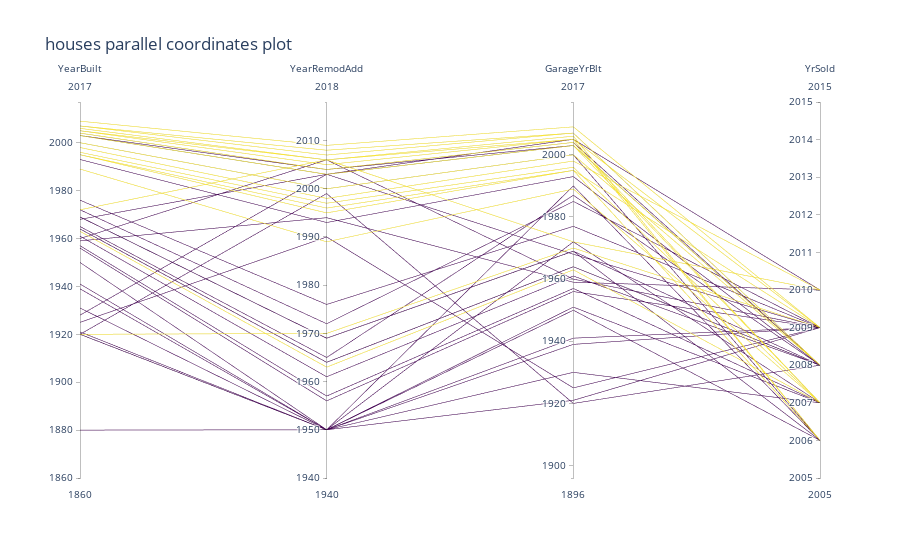

Notebook code cell kept with this figure:
### Code cell
import plotly as py
import plotly.graph_objs as go
py.offline.init_notebook_mode(connected=True) 

df_data.loc[df_data['SalePrice'] > df_data.SalePrice.mean(), 'type'] = 2
df_data.loc[df_data['SalePrice'] <= df_data.SalePrice.mean(), 'type'] = 1
df_year = df_data.sample(50)[['YearBuilt','YearRemodAdd','GarageYrBlt','YrSold','type']].dropna()

py.offline.iplot({
    "data": [go.Parcoords(
        line = dict(color = df_year['type'],
                   colorscale = [[0,'#D7C16B'],[0.5,'#23D8C3'],]),
        dimensions = list([
            dict(range = [1860,2017],
                label = 'YearBuilt', values = df_year['YearBuilt']),
            dict(range = [1940,2018],
                label = 'YearRemodAdd', values = df_year['YearRemodAdd']),
            dict(range = [1896,2017],
                label = 'GarageYrBlt', values = df_year['GarageYrBlt']),
            dict(range = [2005,2015],
                label = 'YrSold', values = df_year['YrSold'])
        ])
    )],
    "layout": go.Layout(title='houses parallel coordinates plot')
})
plt.show()

### Figure 1 — Plotly figure (JSON) as saved in the notebook; plotly's stock layout.template omitted (floating-point values rounded to 4 significant figures)
{"data": [{"dimensions": [{"label": "YearBuilt", "range": [1860, 2017], "values": [1972, 1989, 1961, 2007, 1972, 1928, 2004, 2003, 2003, 2000, 2006, 1995, 1964, 1957, 1921, 1941, 1920, 2009, 1960, 1995, 2000, 1963, 1931, 1968, 1959, 2005, 1964, 1969, 1920, 1969, 1925, 2003, 1950, 1880, 1998, 1956, 2004, 1939, 1996, 2005, 2007, 1920, 1976, 1920, 1993, 2003, 1965]}, {"label": "YearRemodAdd", "range": [1940, 2018], "values": [2006, 1989, 1961, 2007, 1972, 2003, 2004, 2003, 2003, 2000, 2006, 1995, 1964, 1957, 1950, 1950, 1970, 2009, 2006, 1996, 2000, 1963, 1950, 2003, 1994, 2006, 1964, 1969, 1999, 1969, 1990, 2004, 1950, 1950, 1998, 1956, 2004, 1950, 1997, 2005, 2008, 1950, 1976, 1950, 1993, 2003, 1965]}, {"label": "GarageYrBlt", "range": [1896, 2017], "values": [1972, 1989, 1961, 2007, 1985, 2005, 2004, 2003, 2003, 2000, 2006, 1995, 1964, 1957, 1921, 1941, 1970, 2009, 1960, 1995, 2000, 1963, 1951, 1968, 1959, 2005, 1964, 1969, 1920, 1969, 1925, 2003, 1950, 1930, 1998, 1956, 2004, 1939, 1996, 2005, 2007, 1972, 1977, 1990, 1993, 2003, 1987]}, {"label": "YrSold", "range": [2005, 2015], "values": [2010, 2007, 2008, 2008, 2009, 2010, 2008, 2008, 2008, 2006, 2006, 2009, 2008, 2007, 2009, 2009, 2009, 2009, 2009, 2006, 2008, 2007, 2007, 2009, 2010, 2006, 2008, 2008, 2008, 2006, 2009, 2008, 2006, 2007, 2010, 2009, 2007, 2009, 2007, 2009, 2008, 2007, 2009, 2006, 2008, 2007, 2008]}], "line": {"color": [2, 2, 1, 2, 1, 1, 1, 1, 2, 1, 2, 2, 1, 1, 1, 1, 2, 2, 1, 2, 2, 2, 1, 1, 1, 2, 1, 1, 1, 1, 1, 1, 1, 1, 2, 1, 2, 1, 2, 2, 2, 1, 1, 1, 1, 2, 1], "colorscale": [[0, "#D7C16B"], [0.5, "#23D8C3"]]}, "type": "parcoords"}], "layout": {"title": {"text": "houses parallel coordinates plot"}}}
